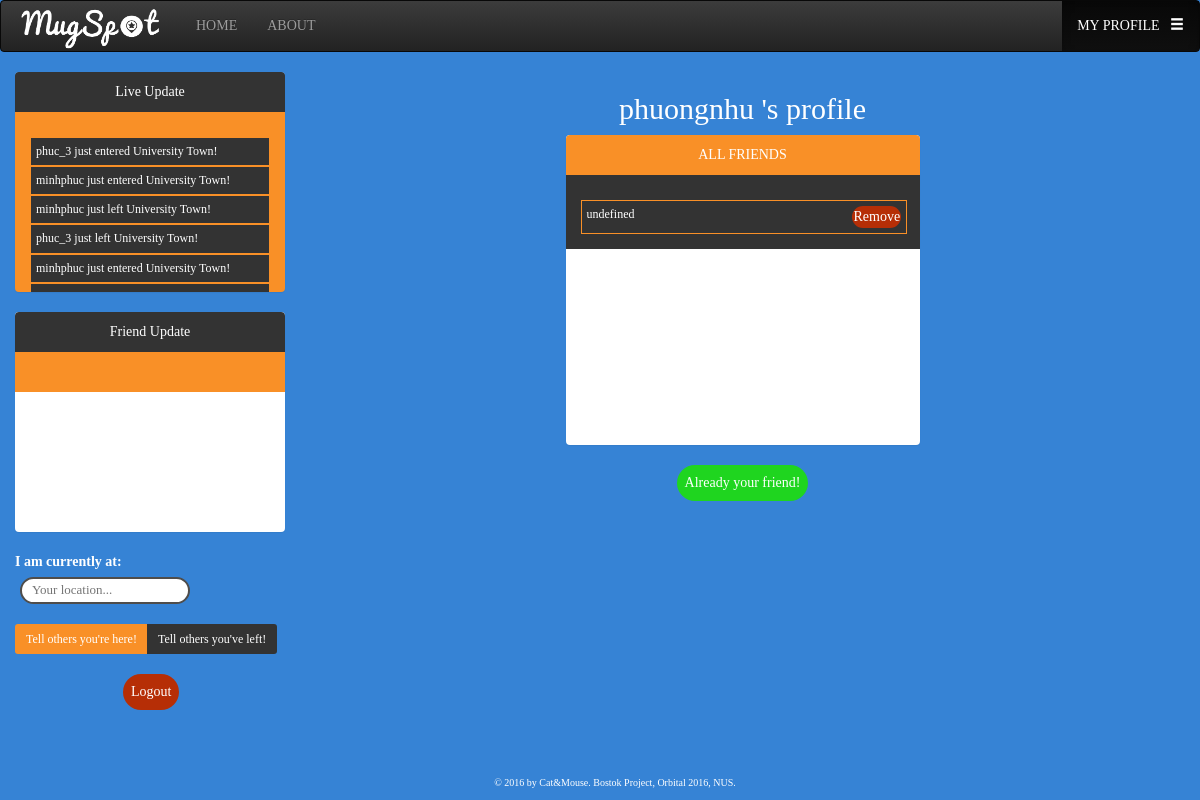
Page /mugspot/usrprof/6/ (signed in) on the committed database.
### mugspot/models.py (models this page shows, shortened)
class LiveUpdate(models.Model):
	username = models.CharField(max_length=200, default="")
	status = models.BooleanField(default=True)
	date_time = models.DateTimeField(default=timezone.now)
	place = models.ForeignKey(MugSpot,
		on_delete=models.CASCADE,
		blank=True,
		null=True,
		)

class MugSpot(models.Model):
	ancestor_spot = models.ForeignKey(
		'self',
		on_delete=models.CASCADE,
		null=True,
		blank=True,
		)
	spot_name = models.CharField(max_length=200)
	capacity = models.IntegerField(default=0)
	occupied = models.IntegerField(default=0)
	detail_lvl = models.IntegerField(default=0)
	lat_lmt_min = models.FloatField(default=0)
	lat_lmt_max = models.FloatField(default=0)
	lng_lmt_min = models.FloatField(default=0)
	lng_lmt_max = models.FloatField(default=0)

class Person(models.Model):
	user = models.OneToOneField(User,
							on_delete=models.CASCADE,
							primary_key=True,
							default=None,
							)
	friends = models.ManyToManyField('self', blank=True, default=None)
	faculty = models.CharField(max_length=200, default=None)

### mugspot/views.py (the view)
# urls.py: url(r'^usrprof/(?P<user_id>[0-9]+)/$', views.user_profile_view, name='user_profile_view'),
@login_required # Still incomplete -- research more
def user_profile_view(request, user_id=0):
	user = User.objects.filter(id=user_id)[0]
	stalker = request.user
	user_indicator = 0 # Used to check if the user is logged in
	if (stalker.is_authenticated()):
		user_indicator = 1
	else:
		user_indicator = 0
	if request.method == 'GET':
		person = Person.objects.filter(user=user)[0]
		account_form = AccountDetailForm(initial={
			'user_name': user.username,
			'user_email': user.email,
			'user_faculty': person.faculty,
		}) # Display user account detail
		location_form = LocationForm() # Display location box for user to type into
		live_update_list = LiveUpdate.objects.all().order_by('date_time') # Display live update list
		friend_update_list = FriendUpdate.objects.filter(receiver=user).order_by('date_time') # Display friend update list
		if len(friend_update_list) > 20:
			friend_update_list = friend_update_list[:20]
		friend_request_list = FriendRequest.objects.filter(receiver=user).order_by('-date_time') # Display friend request list
		friend_list = person.friends.all() # Display all friends list
		addfriend_indicator = 0 # Help decide the status of the add friend button
		person_2 = Person.objects.filter(user=stalker)[0]
		if (person_2 in friend_list):
			addfriend_indicator = 2 # stalker and user whose profile being shown are friends
		else:
			relevant_request = FriendRequest.objects.filter(sender=stalker,receiver=user)
			if len(relevant_request) == 0:
				addfriend_indicator = 0 # stalker has not added user whose profile is being shown as a friend
			else:
				addfriend_indicator = 1 # stalker has added user whose profile is being shown as a friend
		return render(request, 'mugspot/userprofile.html', {
				'live_update_list':live_update_list,
				'friend_update_list': friend_update_list,
				'location_form': location_form,
				'account_form': account_form,
				'friend_list': friend_list,
				'friend_request_list': friend_request_list,
				'user_prof': user,
				'stalker': stalker,
				'user_indicator': user_indicator,
				'addfriend_indicator': addfriend_indicator,
			})

### mugspot/forms.py
class LocationForm(forms.Form):
	user_location = forms.CharField(label='Location', max_length=200)

class AccountDetailForm(forms.Form):
	user_name = forms.CharField(label='Username', max_length=200, disabled=True)
	user_email = forms.EmailField(label='Email', max_length=254, disabled=True)
	user_faculty = forms.CharField(label='Faculty', max_length=200, disabled=True)
	class Meta:
		model = User # Specify the model that this form is related to?
		fields = ['user_name', 'user_email', 'user_faculty']
		widgets = {
			'user_name': forms.TextInput(
					attrs={'id':'User-username', 'required':False, 'style': 'width:100%;height:20px;border-radius:30px;border:0px;',}
				),
			'user_email': forms.EmailInput(
					attrs={'id':'User-useremail', 'required':False, 'style': 'width:100%;height:20px;border-radius:30px;border:0px;',}
				),
			'user_faculty': forms.TextInput(
					attrs={'id':'User-userfaculty', 'required':False, 'style': 'width:100%;height:20px;border-radius:30px;border:0px;',}
				),
		}

### mugspot/templates/mugspot/userprofile.html (shortened to what this page needs)
<!DOCTYPE html>
<html lang="en">
	<head>
		<link rel="stylesheet" href="https://maxcdn.bootstrapcdn.com/bootstrap/3.3.6/css/bootstrap-theme.min.css">
		<link rel="stylesheet" href="https://maxcdn.bootstrapcdn.com/bootstrap/3.3.6/css/bootstrap.min.css">
	</head>
	<body>
		{% load staticfiles %}
		<nav class="navbar navbar-inverse">
	  		<div class="container-fluid">
    			<div class="navbar-header">
					<a class="navbar-brand" href="{% url 'mugspot:index' %}"><img src="{% static 'mugspot/logo.png' %}" width="150" height="45" style="position: relative; top:-10px; "  alt="Logo"></a>
				</div>
    			<div class="nav navbar-nav">
      				<li><a href = "{% url 'mugspot:index' %}">HOME</a></li>
      				<li><a href="{% url 'mugspot:about' %}"> ABOUT </a></li>
    			</div>
    			<div class="nav navbar-nav navbar-right">
        			<li class="active"> <a href="{% url 'mugspot:user_profile_view' user_prof.id %}"> MY PROFILE &nbsp; <span class="glyphicon glyphicon-menu-hamburger"></span></a> </li>
      			</div>
  			</div>
		</nav>
		<div class="row">
			<div class="container-fluid">
				<div class = "col-md-3" style="padding:0px;">
					<div class="container-fluid">
						{% if user_indicator == 0 %}
						<div class="panel panel-default" style="height:310px;" >
							<div class="panel-heading"> Live Update </div>
							<div class="panel-body">
								<div id="live_update">
									<ul>
									{% for live_update_element in live_update_list %}
										{% if live_update_element.place == null and live_update_element.status == True %}
										<li>
											{{ live_update_element.username }} just entered a new MugSpot!
										</li>
											{% elif live_update_element.place == null and live_update_element.status != True %}
										<li>
											{{ live_update_element.username }} just left a new MugSpot!
										</li>
											{% elif live_update_element.place != null and live_update_element.status != True %}
										<li>
											{{ live_update_element.username }} just left {{ live_update_element.place.spot_name }}!
										</li>
											{% else %}
										<li>
											{{ live_update_element.username }} just entered {{ live_update_element.place.spot_name }}!
										</li>
											{% endif %}
										{% endfor %}
									</ul>
								</div>
							</div>
						</div>
						<div class="panel panel-default" style ="height:310px;">
							<div class="panel-heading"> Friend Update </div>
							<div class="panel-body">
								<div id="friend_update">
									<ul>
										{% for friend_update in friend_update_list %}
										{% if friend_update.mug_spot == "" and friend_update.status == True %}
										<li>
											{{ friend_update.sender.username }} just entered a new Mug Spot!
										</li>
										{% elif friend_update.mug_spot == "" and friend_update.status != True %}
										<li>
											{{ friend_update.sender.username }} just left a new Mug Spot!
										</li>
										{% elif friend_update.mug_spot != "" and friend_update.status != True %}
										<li>
											{{ friend_update.sender.username }} just left {{ friend_update.mug_spot }}!
										</li>
										{% else %}
										<li>
											{{ friend_update.sender.username }} just entered {{ friend_update.mug_spot }}!
										</li>
										{% endif %}
										{% endfor %}
									</ul>
								</div>
							</div>
						</div>
						{% else %}
						<div class="panel panel-default" style="height:220px;" >
							<div class="panel-heading"> Live Update </div>
							<div class="panel-body">
								<div id="live_update">
									<ul>
									{% for live_update_element in live_update_list %}
										{% if live_update_element.place == null and live_update_element.status == True %}
										<li>
											{{ live_update_element.username }} just entered a new MugSpot!
										</li>
											{% elif live_update_element.place == null and live_update_element.status != True %}
										<li>
											{{ live_update_element.username }} just left a new MugSpot!
										</li>
											{% elif live_update_element.place != null and live_update_element.status != True %}
										<li>
											{{ live_update_element.username }} just left {{ live_update_element.place.spot_name }}!
										</li>
											{% else %}
										<li>
											{{ live_update_element.username }} just entered {{ live_update_element.place.spot_name }}!
										</li>
											{% endif %}
										{% endfor %}
									</ul>
								</div>
							</div>
						</div>
						<div class="panel panel-default" style ="height:220px;">
							<div class="panel-heading"> Friend Update </div>
							<div class="panel-body">
							</div>
						</div>
						<div id="myLocation">
							<form action="{% url 'mugspot:user_profile_view' %}" method="POST">
								<div class="fieldWrapper">
									<label> I am currently at: </label>
									<input type="text" value="{{ location_form.location_name }}" placeholder="Your location..." onfocus="this.placeholder = ''" onblur="this.placeholder = 'Your location...'" />
								</div>
							</form>
						</div>
						<br>
						<div class="btn-group btn-group-sm" role="group" aria-label="...">
							<button type="button" class="btn btn-secondary" style="background-color: #F99027"><a href="{% url 'mugspot:tellfriendsview' %}">Tell others you're here!</a></button>
							<button type="button" class="btn btn-secondary" style="background-color: #333333;"><a href="{% url 'mugspot:tellfriendsview' %}">Tell others you've left!</a></button>
						</div>
						<button type="submit" class="btn" style="background-color:#B62E06; margin-left:40%;"> <a href="{% url 'mugspot:logout' %}"> Logout </a></button>
						{% endif %}
				   		<div class="bottom-default"> &copy; 2016 by Cat&Mouse. Bostok Project, Orbital 2016, NUS. </div>
					</div>
				</div>
			{% if stalker.username != user_prof.username %}
			<div class = "col-md-9" style="padding-left:0px">
				<h2 style="text-align:center"> {{ user_prof.username }} 's profile </h2>
				<div class="box">
					<div class="panel panel-default" style="height:310px;width:40%;margin-left:30%;" >
						<div class="panel-heading" style="background-color:#F99027 !important;"> ALL FRIENDS </div>
						<div class="panel-body" style="background-color:#333333">
							<div id="friendlist">
								<ul>
									{% for friend in friend_list %}
									<li style="width:115%">
										<a href="{% url 'mugspot:user_profile_view' friend.user.id %}" style="color:white;text-decoration:none;;">{{ friend.user.username }}</a>
										<button type="submit" class="btn" style="background-color:#B62E06; float:right;padding:0px;margin-bottom:0px;"> Remove</button>
									</li>
										{% endfor %}
								</ul>
							</div>
						</div>
					</div>
					{% if addfriend_indicator == 0 %}
					<div id="addFriendArea">
						<button type="button" class="btn" style="background-color:##B62E06" id="addFriendButton" onclick="createRequest();"><div id="addfriendsender">{{ stalker.username }}</div>, you can add <div id="addfriendreceiver">{{ user_prof.username }}</div> as a friend!</button>
					</div>
					{% elif addfriend_indicator == 1 %}
					<div id="addFriendArea">
						<button type="button" class="btn" style="background-color:##B62E06" id="{{ user_prof.username }}" onclick="undoRequest(this.id);">Cancel request</button>
					</div>
					{% elif addfriend_indicator == 2 %}
					<div id="addFriendArea">
						<button type="button" type="button" class="btn" style="background-color:#1FD51F" id="{{ user_prof.username }}">Already your friend!</button>
					</div>
					{% endif %}
					{% endif %}
				</div>
			</div>
				</div>
			</div>
	</body>
</html>

### mugspot/templates/mugspot/userprofile.html (style rules this page uses)
.panel { text-align: center; border: none; overflow: scroll; }
.panel > .panel-heading { background-image: none; background-color: #333333!important; color: white; border: none; }
.panel > .panel-body { background-image: none; background-color: #F99027; color: white; border: none; overflow-:scroll; }
.btn { border-radius: 50px; background-image: none; color: white; padding:7px; margin-bottom:20px; right:0%; -webkit-appearance:none; }
.btn > a { color:white; text-decoration: none; }
.bottom-default { position: fixed; bottom: 10px; font-size: 10px; color: white; width: 100%; text-align: center; }
input[type] { width: 170px; border: 2px solid; border-color:#4F4D4B ; font-size: 13px; background-color: white; padding: 2px 10px 2px 10px; -webkit-transition: width 0.4s ease-in-out; transition: width 0.4s ease-in-out; margin-left:5px; border-radius: 30px; color: black; display:inline; }
a { color: #4494E8; }
body { background-color:#3683D5; width: 100%; height: 100%; font-family: "Palatino Linotype", "Book Antiqua", Palatino, serif; overflow: scroll; color: white; }
ul { list-style:none; }
ul li { float:left; width:120%; padding:5px; margin-left: -40px; margin-right: 40px; text-align: left; font-size:12px; border:1px solid ; border-color: #F99027; background-color: #333333; }
.box { width:100%; text-align: center; }

### rows in the picture
LiveUpdate: username "phuc_3", place.spot_name "University Town"
LiveUpdate: username "minhphuc", place.spot_name "University Town"
LiveUpdate: username "minhphuc", place.spot_name "University Town"
LiveUpdate: username "phuc_3", place.spot_name "University Town"
LiveUpdate: username "minhphuc", place.spot_name "University Town"
Person: user.username "undefined"

### other values in the picture
{{ user_prof.username }} "phuongnhu"
